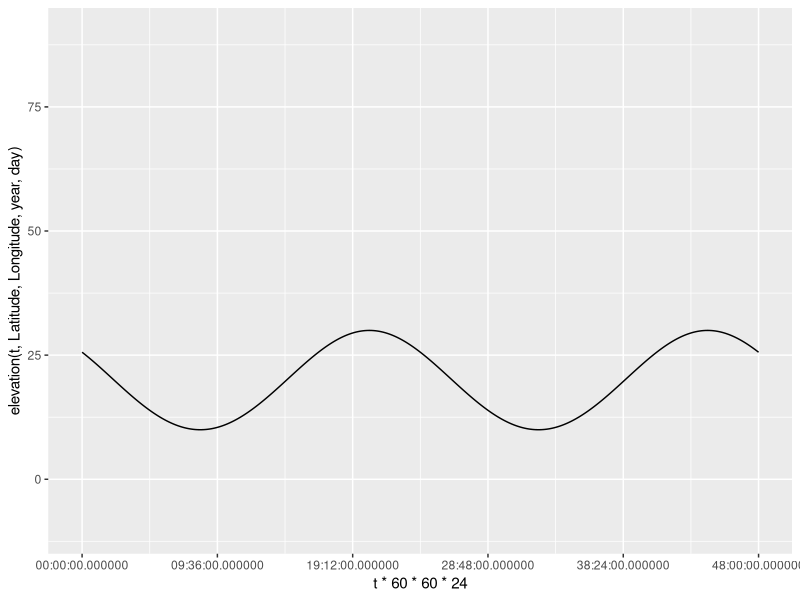
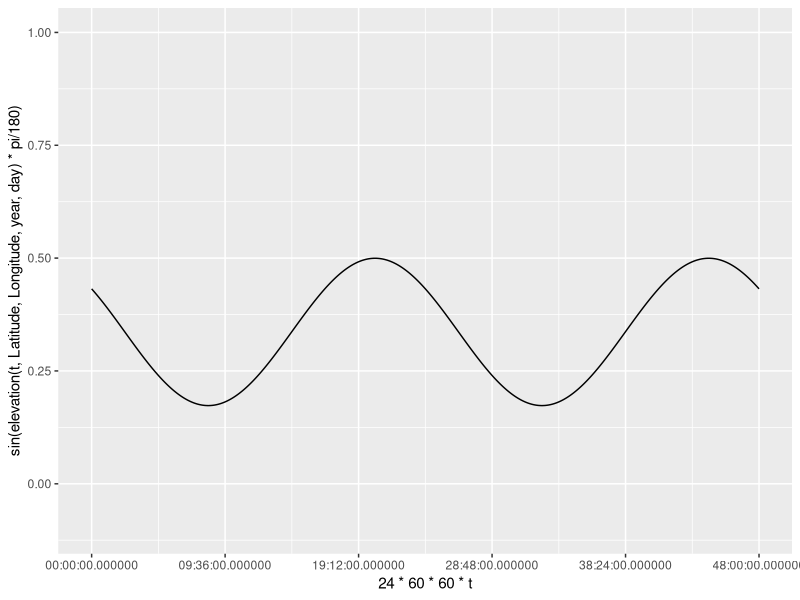
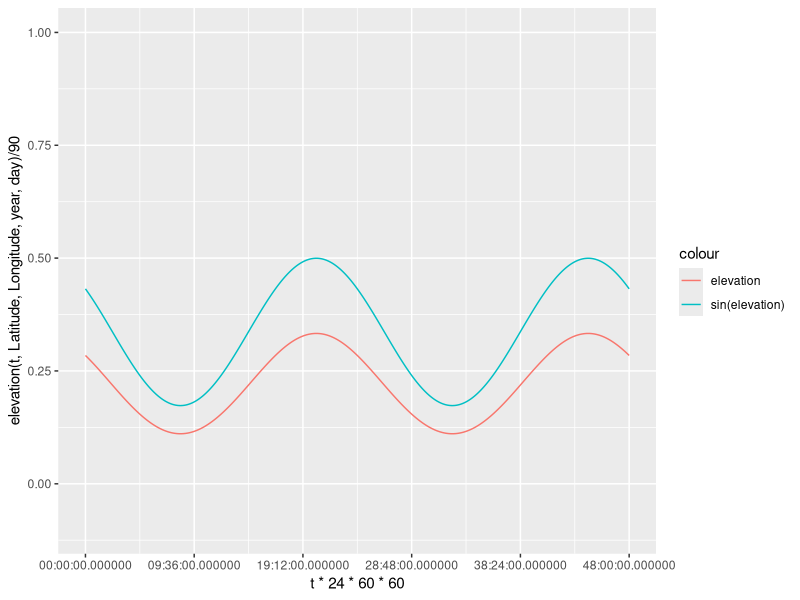
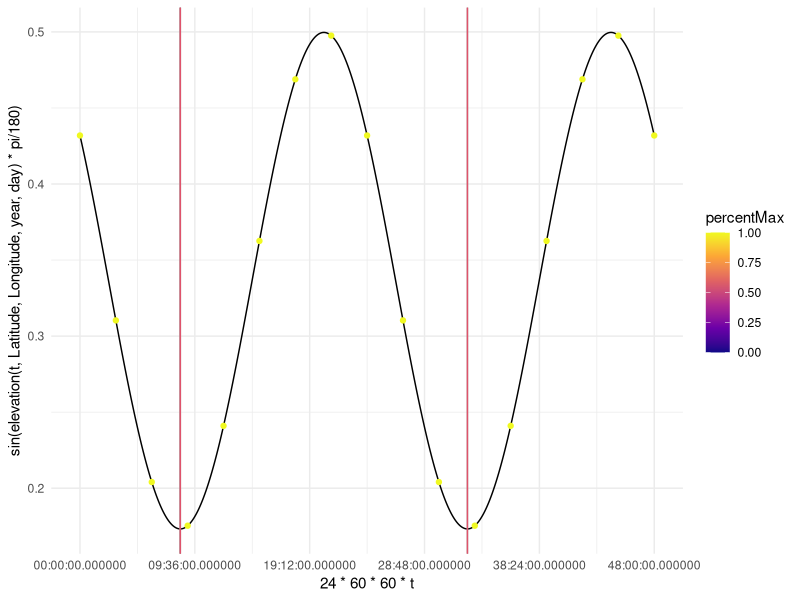
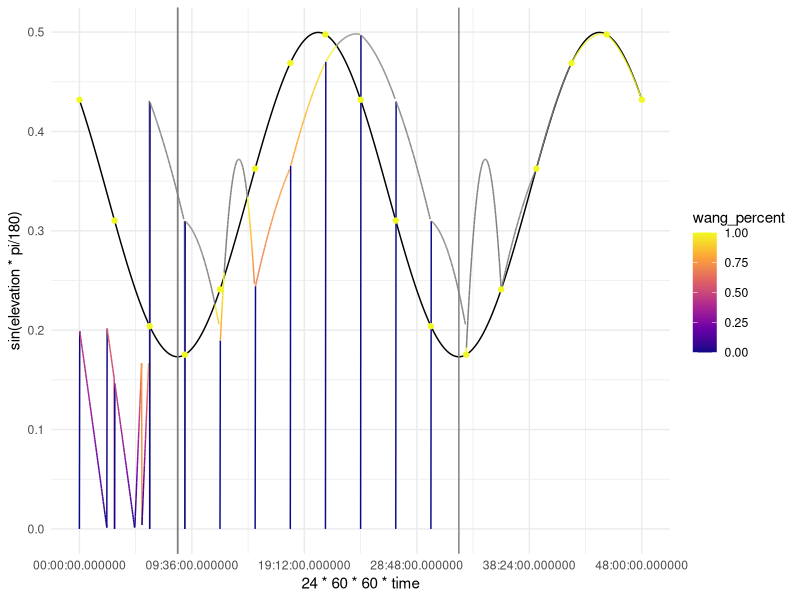

Generate these figures, in order, with R: (Note: this script raises an error after producing the figures.)
library(ggplot2)
Latitude = -80
Longitude = -123
year = 2020
day = 21
t=.5
Sunrise = 0 #initializing for global assignment
Sunset = 0 #initializing for global assignment

elevation = function(t, Latitude, Longitude, year, day){
  #Converting the year and day to Julian Day and Century. 2454466.5 is
  #12:00 AM of Jan 1 2008. Using mid day as the average 2454467 is Jan 1 2008
  #ifelse(year == 2008, JulianDay = 2454466+day, JulianDay = 2454467+day+(year-2008)*365);
  JulianDay = 2454466+day;
  ##Calculate solar position constants for the day in question. These
  ##functions were obtained from an NOAA Solar Calculations spreadsheet.
  ##Note: the variation seen throughout a given day is so small that we can
  ##treat these as constants. More on this later.
  JulianCentury = (JulianDay-2451545)/36525;
  GeomMeanLongSunDeg = (280.46646+JulianCentury*(36000.76983+JulianCentury*.0003032))%%360;
  GeomMeanAnomSunDeg = 357.52911+JulianCentury*(35999.05029 - 0.0001537*JulianCentury);
  EccentEarthOrbit = 0.016708634-JulianCentury*(0.000042037+0.0000001267*JulianCentury);
  SunEqOfCtr = sin(pi/180*(GeomMeanAnomSunDeg))*(1.914602-JulianCentury*(0.004817+0.000014*JulianCentury))+sin(pi/180*(2*GeomMeanAnomSunDeg))*(0.019993-0.000101*JulianCentury)+sin(pi/180*(3*GeomMeanAnomSunDeg))*0.000289;
  SunTrueLongDeg = GeomMeanLongSunDeg+SunEqOfCtr;
  SunAppLongDeg = SunTrueLongDeg-0.00569-0.00478*sin(pi/180*(125.04-1934.136*JulianCentury));
  MeanObliqEclipticDeg = 23+(26+((21.448-JulianCentury*(46.815+JulianCentury*(0.00059-JulianCentury*0.001813))))/60)/60;
  ObliqCorrDeg = MeanObliqEclipticDeg+0.00256*cos(pi/180*(125.04-1934.136*JulianCentury));
  SunDeclineDeg = 180/pi*(asin(sin(pi/180*(ObliqCorrDeg))*sin(pi/180*(SunAppLongDeg))));
  vary = tan(pi/180*(ObliqCorrDeg/2))*tan(pi/180*(ObliqCorrDeg/2));
  EqOfTimeMinutes = 4*180/pi*(vary*sin(2*pi/180*(GeomMeanLongSunDeg))-2*EccentEarthOrbit*sin(pi/180*(GeomMeanAnomSunDeg))+4*EccentEarthOrbit*vary*sin(pi/180*(GeomMeanAnomSunDeg))*cos(2*pi/180*(GeomMeanLongSunDeg))-0.5*vary*vary*sin(4*pi/180*(GeomMeanLongSunDeg))-1.25*EccentEarthOrbit*EccentEarthOrbit*sin(2*pi/180*(GeomMeanAnomSunDeg)));
  
  ## Define maximum PAR ratio: Solar Constant*.487(%of radiation that makes up PAR)*scale(100)/Sin(90)
  MaxRatio=.487*1361*100;
  srssangle = 90;
  HAval = cos(pi/180*(srssangle))/(cos(pi/180*(Latitude))*cos(pi/180*(SunDeclineDeg)))-tan(pi/180*(Latitude))*tan(pi/180*(SunDeclineDeg));
  if (HAval <= -1){
    HASunriseDeg = 180
  } else if (HAval >= 1) {
    HASunriseDeg = 0
  } else {
    HASunriseDeg = 180/pi*acos(HAval)
  }
  SunlightDuration = HASunriseDeg/180;
  
  A = sin(Latitude*pi/180)*sin(SunDeclineDeg*pi/180);
  B = cos(Latitude*pi/180)*cos(SunDeclineDeg*pi/180);
  
  SolarNoon = (720-4*Longitude-EqOfTimeMinutes+0*60)/1440;
  Sunrise <<- ((SolarNoon*1440-HASunriseDeg*4)/1440)%%1; #keep sunrise positive and between zero and 1
  Sunset <<- Sunrise+SunlightDuration; #assign SR/SS to global for use in other functions
  
  C = EqOfTimeMinutes/4+Longitude;
  
  return(90-(acos(A+B*cos((t*360+C+180)*pi/180)))*180/pi)
  
}


precision = 100

t = round(seq(0, 2, 1/(8*precision)), digits = 5)
ggplot(data = NULL, aes(x = t*60*60*24, y = elevation(t,Latitude,Longitude,year,day)))+
  coord_cartesian(ylim = c(-10,90))+
  geom_line()+
  scale_x_time()

ggplot(data = NULL, aes(x = 24*60*60*t, y = sin(elevation(t,Latitude,Longitude,year,day)*pi/180)))+
  coord_cartesian(ylim = c(-.1,1))+
  geom_line()+
  scale_x_time()

ggplot(data = NULL, aes(x = t*24*60*60, y = elevation(t,Latitude,Longitude,year,day)/90, col = "elevation"))+
  coord_cartesian(ylim = c(-.1,1))+
  geom_line()+
  geom_line(data = NULL, aes(x = 24*60*60*t, y = sin(elevation(t,Latitude,Longitude,year,day)*pi/180), col = "sin(elevation)"))+
  labs()+
  scale_x_time()


###Creating projections from each observation

#Max PAR: .487*1361/sin(elevation)

library(tidyverse)

###Filling in observation and elevation data

time_ele_PAR = tibble(t)
time_ele_PAR = time_ele_PAR %>%
  select(time = t) %>%
  mutate(observation = 0==(time*8*precision)%%(precision),
         elevation = elevation(t, Latitude, Longitude, year, day),
         light = elevation>=0,
         maxPAR = light*.487*1361*sin(elevation*pi/180),
         percentMax = observation*light,
         #percentMax = observation*light*runif(length(t), min = 0, max = 1),
         PAR = percentMax*maxPAR)

###Seperating observations
observations = time_ele_PAR %>%
  filter(observation==TRUE)

##add vector to indicate Sunrise and Sunset times

SS_time = c(Sunrise, Sunset, Sunrise+1, (Sunset+1)%%2)
SS_time = sort(SS_time)
SS_ele = round(elevation(SS_time, Latitude, Longitude, year, day), digits = 4)

iSR = as.numeric(Sunrise>(Sunset+1)%%2)+1

SS = tibble(time = SS_time, elevation = SS_ele) %>%
  mutate(real = elevation == 0,
         PAR = 0)

ggplot(data = NULL, aes(x = 24*60*60*t, y = sin(elevation(t,Latitude,Longitude,year,day)*pi/180))) +
  #coord_cartesian(ylim = c(-.1,1)) +
  geom_line() +
  scale_x_time() +
  geom_point(data = observations, aes(x = time*24*60*60, y = PAR/(.487*1361), color = percentMax)) +
  scale_color_viridis_c(option = "C", limits = c(0,1)) +
  geom_vline(xintercept = SS$time*24*60*60 , color = 8) +
  geom_vline(xintercept = c(Sunrise, Sunset)*24*60*60, color = 2) +
  theme_minimal()

###Creating a function that will plot the Wang et al. algorithm for each point




add_wang = function(time_ele_PAR, SS, observations) {
  
  wang_index = observations %>%
    select(time, elevation, PAR)
  
  wang_index = SS %>%
    select(time, elevation, PAR) %>%
    rbind(wang_index, .)
  
  wang_calculation = time_ele_PAR %>%
    mutate(wang_i_obs1 = floor(t * 8) + 1,
           wang_i_obs2 = ceiling(t * 8) + 1)
  
  SS = SS %>%
    mutate(
      slot1f = ceiling(time * 8 * precision + 1),
      slot1c = ceiling(slot1f / precision) * precision,
      slot2c = floor(SS$time * 8 * precision + 1),
      slot2f = floor(slot2c / precision) * precision + 2
    )
  
  #fill obs 1 forward and obs 2 backwards (so obs 1 is the most recent and obs 2 in the soonest)
  
  for (i in 1:4) {
    wang_calculation$wang_i_obs1[SS$slot1f[i]:SS$slot1c[i]] = 17 + i
    wang_calculation$wang_i_obs2[SS$slot2f[5 - i]:SS$slot2c[5 - i]] = 17 + 5 - i
  }
  
  
  wang_calculation = wang_calculation %>%
    mutate(
      wang_i_PAR1 = wang_index$PAR[wang_calculation$wang_i_obs1],
      wang_i_PAR2 = wang_index$PAR[wang_calculation$wang_i_obs2],
      wang_i_time1 = wang_index$time[wang_calculation$wang_i_obs1],
      wang_i_time2 = wang_index$time[wang_calculation$wang_i_obs2],
      wang_i_sunrise1 = time > ((Sunrise + Sunset - 1) / 2),
      wang_i_sunrise2 = time > ((Sunrise + Sunset + 1) / 2),
      wang_i_sunrise3 = time > ((Sunrise + Sunset + 3) / 2),
      wang_i_dayduration = Sunset - Sunrise
    )
  
  wang_calculation = wang_calculation %>%
    mutate(wang_i_sunrise = wang_i_sunrise1 + wang_i_sunrise2 + wang_i_sunrise3 + Sunrise - 1) %>%
    select(-wang_i_sunrise1,-wang_i_sunrise2,-wang_i_sunrise3)
  
  wang_calculation = wang_calculation %>%
    mutate(
      PAR1 = wang_i_PAR1 * sin((time - wang_i_sunrise) * pi / wang_i_dayduration)
      / sin((wang_i_time1 - wang_i_sunrise) * pi / wang_i_dayduration),
      PAR2 = wang_i_PAR2 * sin((time - wang_i_sunrise) * pi / wang_i_dayduration)
      / sin((wang_i_time2 - wang_i_sunrise) * pi / wang_i_dayduration),
      percent_1 = (wang_i_time2 - time) / (wang_i_time2 - wang_i_time1),
      percent_2 = (time - wang_i_time1) / (wang_i_time2 - wang_i_time1),
      wang_PAR = percent_1*PAR1 + percent_2*PAR2)
  
  #filter out observations with a SR as the first observation. Then calculate PAR from second observation using 6.2
  
  
  SR_adjust = wang_calculation %>%
    filter(wang_i_obs1 == 17 + iSR | wang_i_obs1 == 19 + iSR) %>%
    mutate(wang_PAR_SR = PAR2)
  
  # set PAR with times where SR is the second observation to 0
  
  SR_adjust_e = wang_calculation %>%
    filter(wang_i_obs2 == 17 + iSR | wang_i_obs2 == 19 + iSR) %>%
    mutate(wang_PAR_SR = 0)
  
  #combine SR_adjust tables
  
  SR_adjust = rbind(SR_adjust, SR_adjust_e)
  
  #Insert SR_adjust into wang_calculation
  
  wang_calculation = right_join(SR_adjust, wang_calculation)
  wang_calculation$wang_PAR[!is.na(wang_calculation$wang_PAR_SR)] = wang_calculation$wang_PAR_SR[!is.na(wang_calculation$wang_PAR_SR)]
  
  
  #filter out observations with a SS as the second observation. Then calculate PAR from first observation using 6.2
  
  SS_adjust = wang_calculation %>%
    filter(wang_i_obs2 == 18 + iSR |
             wang_i_obs2 == 16 + (iSR + 3) %% 5 + iSR) %>%
    mutate(wang_PAR_SS = PAR1)
  
  # set PAR with times where SS is the first observation to 0
  
  SS_adjust_e = wang_calculation %>%
    filter(wang_i_obs1 == 18 + iSR |
             wang_i_obs1 == 16 + (iSR + 3) %% 5 + iSR) %>%
    mutate(wang_PAR_SS = 0)
  
  #combine SR_adjust tables
  
  SS_adjust = rbind(SS_adjust, SS_adjust_e)
  
  #Insert SS_adjust into wang_calculation
  
  wang_calculation = right_join(SS_adjust, wang_calculation)
  wang_calculation$wang_PAR[!is.na(wang_calculation$wang_PAR_SS)] = wang_calculation$wang_PAR_SS[!is.na(wang_calculation$wang_PAR_SS)]
  
  #day of no observations
  
  no_obs_adjust = wang_calculation %>%
    filter(wang_i_obs1 > 18 & wang_i_obs2 > 18) %>%
    mutate(wang_PAR_no = NaN)
  
  #Insert no_obs_adjust
  
  wang_calculation = right_join(no_obs_adjust, wang_calculation)
  wang_calculation$wang_PAR[!is.na(wang_calculation$wang_PAR_no)] = wang_calculation$wang_PAR_no[!is.na(wang_calculation$wang_PAR_no)]
  
  
  
  i = 0:16 * precision + 1
  wang_calculation$wang_PAR[i] = wang_calculation$PAR[i]
  rm(i)
  return(wang_calculation$wang_PAR)
}

wang_PAR = add_wang(time_ele_PAR, SS, observations)

time_ele_PAR = time_ele_PAR %>%
  cbind(., wang_PAR)

time_ele_PAR = time_ele_PAR %>%
  mutate(wang_percent = wang_PAR/maxPAR) 




ggplot(data = time_ele_PAR, aes(x = 24*60*60*time, y = sin(elevation*pi/180))) +
  #coord_cartesian(ylim = c(-.1,1)) +
  geom_line() +
  scale_x_time() +
  geom_line(data = time_ele_PAR, aes(x = 24*60*60*time, y = wang_PAR/(.487*1361), color = wang_percent)) +
  geom_point(data = observations, aes(x = time*24*60*60, y = PAR/(.487*1361), color = percentMax)) +
  scale_color_viridis_c(option = "C", limits = c(0,1)) +
  geom_vline(data = SS, aes(xintercept = time*24*60*60, color = 8)) +
  theme_minimal()


##Create linear PAR ratio




##create sky based on instPAR percentage of max and raw value (black at night, blue-gray during high-low par/high sun, red at sunset)

sky = tibble(t)

# t[101]=Sunrise
#Sunset = length-100

ggplot(data = NULL, aes(x = 24*60*60*t, y = sin(elevation(t,Latitude,Longitude,year,day)*pi/180)))+
  #coord_cartesian(ylim = c(-.1,1))+
  geom_line()+
  geom_vline(xintercept = 1:3, data =  ,aes())+
  scale_x_time()+
  geom_point(data = daylightObservations, aes(x = time*24*60*60, y = max_PAR/(.487*1361), color = percentMax))+
  scale_color_viridis_c(option = "C")+
  geom_point(data = observationsSS, aes(x = time*24*60*60,  y = max_PAR/(.487*1361)), color = 2)+
  theme_minimal()
